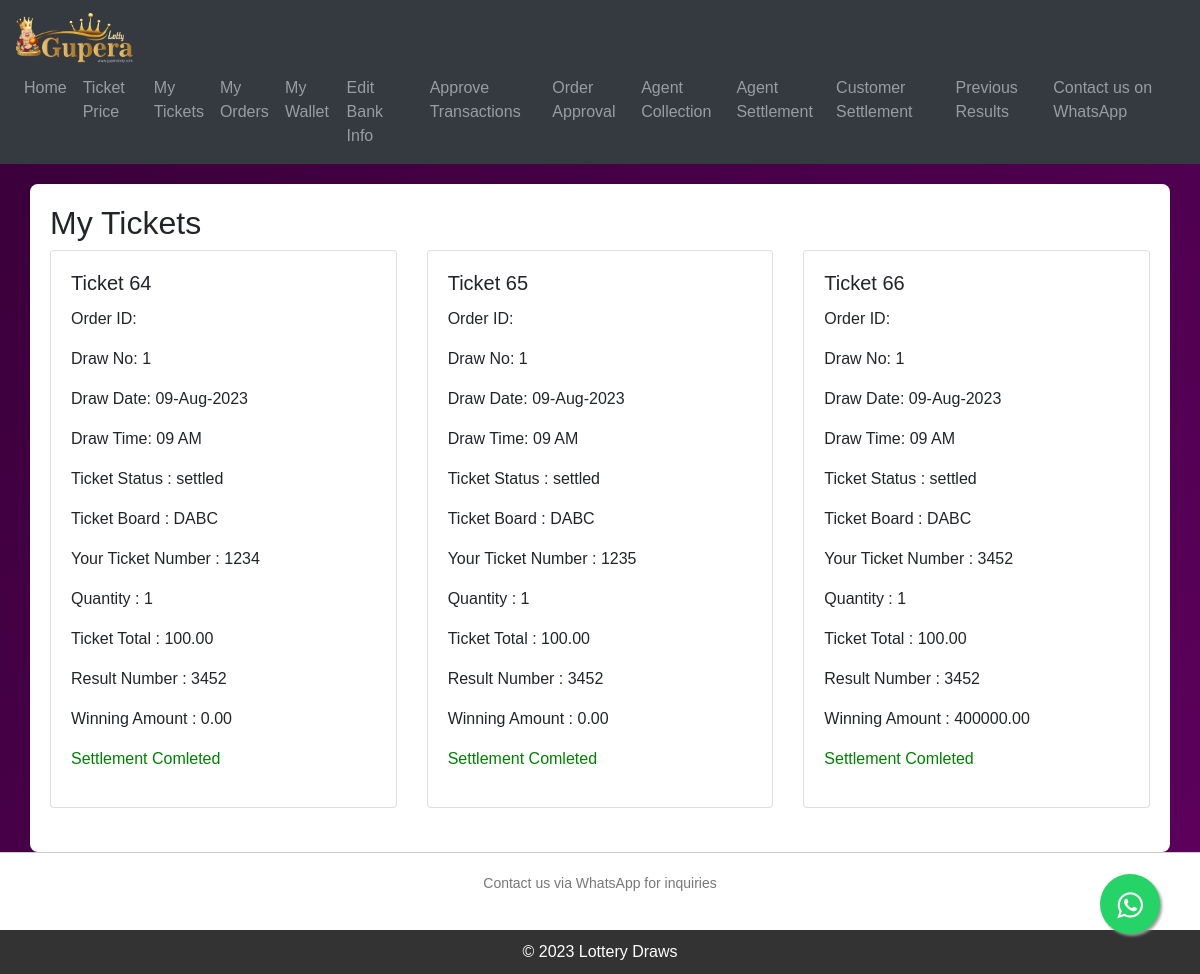
Page /view-tickets/ (signed in) on the earlier database version.
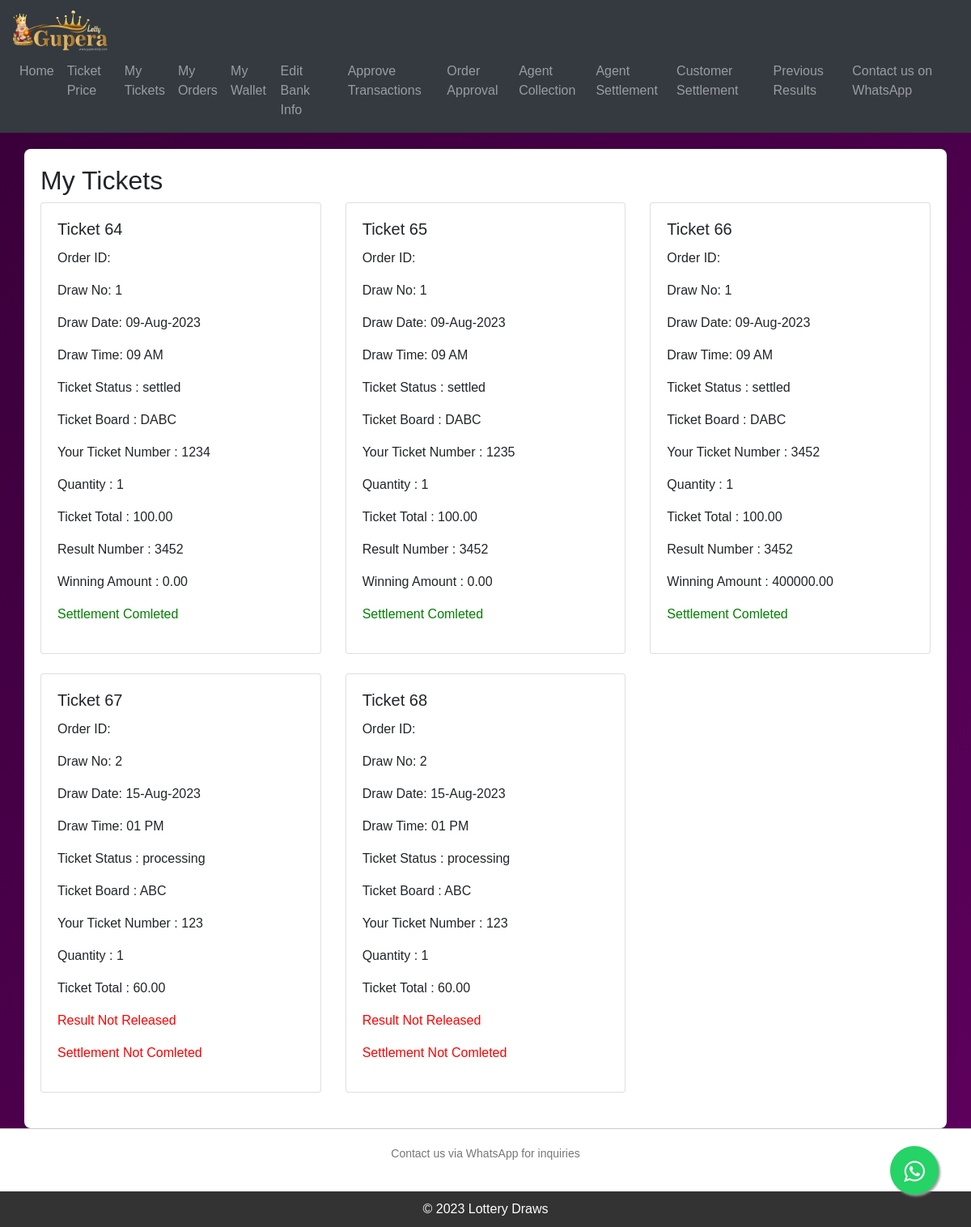
Same page on the later database version.
### KuberaApp/models.py (models this page shows, shortened)
class Ticket(models.Model):
    agent = models.ForeignKey(User, on_delete=models.CASCADE,blank=True,null=True)
    draw = models.ForeignKey(Draw, on_delete=models.CASCADE,blank=True,null=True)
    order = models.ForeignKey('Order', on_delete=models.CASCADE,blank=True,null=True)
    ticket_uuid = models.UUIDField(default=uuid.uuid4, editable=False, unique=True)
    board = models.ForeignKey(TicketPrice, on_delete=models.CASCADE,blank=True,null=True)
    choosen_number = models.PositiveIntegerField()
    quantity = models.PositiveIntegerField(default=1)
    customer = models.ForeignKey(User, on_delete=models.CASCADE, related_name='tickets_bought',blank=True,null=True)
    total_price = models.DecimalField(max_digits=10, decimal_places=2)
    winner = models.BooleanField(default=False)
    settled = models.BooleanField(default=False)
    cancelled = models.BooleanField(default=False)
    winning_amount = models.DecimalField(default=0.00,max_digits=10, decimal_places=2)
    winning_board = models.CharField(max_length=255,blank=True,null=True)

class Draw(models.Model):
    draw_uuid          = models.UUIDField(default=uuid.uuid4, editable=False, unique=True)
    draw_date          = models.DateField()
    draw_time          = models.TimeField()
    result_number      = models.PositiveIntegerField(default=0)
    released           = models.BooleanField(default=False)
    winning_percentage = models.DecimalField(max_digits=5, decimal_places=2,blank=True,null=True)
    loot_amount        = models.DecimalField(max_digits=10, decimal_places=2,blank=True,null=True)
    is_active          = models.BooleanField(default=False)
    result_generated   = models.BooleanField(default=False)
    orders_accepted   = models.BooleanField(default=False)

class  Order(models.Model):
    agent = models.ForeignKey(User, on_delete=models.CASCADE,blank=True,null=True)
    draw = models.ForeignKey(Draw, on_delete=models.CASCADE,blank=True,null=True)
    customer       = models.ForeignKey(User, on_delete=models.CASCADE, related_name='customer_ticket',blank=True,null=True)
    upi_transaction_reference_id = models.CharField(max_length=50,blank=True,null=True)
    payment_upi_id = models.CharField(max_length=200,blank=True,null=True)
    order_uuid     = models.UUIDField(default=uuid.uuid4, editable=False, unique=True)
    order_status   = models.CharField(choices=ORDER_STATUS,default="processing",max_length=30)
    order_total    = models.DecimalField(max_digits=10,decimal_places=2,default=0.00)
    order_date     = models.DateField(default=timezone.now)
    winning_amount = models.DecimalField(max_digits=10,decimal_places=2,default=0.00)

class TicketPrice(models.Model):
    ticket_name = models.CharField(max_length=50, unique=True)
    ticket_value = models.DecimalField(max_digits=10, decimal_places=2)
    commision = models.DecimalField(default=0.00,max_digits=10, decimal_places=2)
    price_after_commision = models.DecimalField(default=0.00,max_digits=10, decimal_places=2)
    def __str__(self):
        return self.ticket_name

### KuberaApp/views.py (the view)
# urls.py: path('view-tickets/', views.view_tickets, name='view_tickets'),
@login_required(login_url='login')
def view_tickets(request):
    user = request.user
    tickets = Ticket.objects.filter(customer=user)
    context = {'tickets': tickets}
    return render(request, 'kuberaapp/mytickets.html', context)

### KuberaApp/context_processor.py (called while the page is built)
def website_info_context(request):
    try:
        website_info = WebsiteInfo.objects.first()  # Retrieve the first WebsiteInfo object
    except WebsiteInfo.DoesNotExist:
        website_info = None
    context = {
        'website_info': website_info
    }
    return context

### templates/kuberaapp/mytickets.html
{% extends 'base.html' %}
{% block content %}
<div class="container">
    <h2>My Tickets</h2>
    <div class="row">
        {% for ticket in tickets %}
        <div class="col-md-4">
            <div class="card mb-4">
                <div class="card-body">
                    <h5 class="card-title">Ticket {{ ticket.pk }}</h5>
                    <p class="card-text">Order ID: {{ ticket.order.order_id }}</p>
                    <p class="card-text">Draw No: {{ ticket.draw.pk }}</p>
                    <p class="card-text">Draw Date: {{ ticket.draw.draw_date|date:"d-M-Y" }}</p>
                    <p class="card-text">Draw Time: {{ ticket.draw.draw_time|time:"h A" }}</p>
                    <p class="card-text">Ticket Status  : {{ ticket.order.order_status }}</p>
                    <p class="card-text">Ticket Board  : {{ ticket.board }}</p>
                    <p class="card-text">Your Ticket Number   : {{ ticket.choosen_number }}</p>
                    <p class="card-text">Quantity   : {{ ticket.quantity }}</p>
                    <p class="card-text">Ticket Total  : {{ ticket.total_price }}</p>
                    {% if ticket.draw.result_generated %}
                    <p class="card-text">Result Number  : {{ ticket.draw.result_number }}</p>
                    <p class="card-text">Winning Amount : {{ ticket.winning_amount }}</p>
                    {% else %}
                        <p style="color:red;">Result Not Released</p>
                    {% endif %}
                    {% if ticket.settled %}
                    <p style="color:green;">Settlement  Comleted</p>
                    {% else %}
                    <p style="color:red;">Settlement Not Comleted</p>
                    {% endif %}
                </div>
            </div>
        </div>
        {% endfor %}
    </div>
</div>
{% endblock %}

### templates/base.html (shortened to what this page needs)
{% load static %}
<!DOCTYPE html>
<html>
<head>
    <link rel="stylesheet" href="https://stackpath.bootstrapcdn.com/bootstrap/4.5.2/css/bootstrap.min.css">
    <link rel="stylesheet" href="https://maxcdn.bootstrapcdn.com/font-awesome/4.5.0/css/font-awesome.min.css">
</head>
<body>
    <nav class="navbar navbar-expand-sm navbar-dark bg-dark">
        <div class="" >
            <a class="navbar-brand" href="{% url 'home' %}"><img class="logo" src="{% static 'logo-1.jpg' %}" alt="Logo"></a>
            <div class="collapse navbar-collapse" id="navbarNav" >
                <ul class="navbar-nav ml-auto">
                    <li class="nav-item">
                        <a class="nav-link" href="{% url 'home' %}">Home</a>
                    </li>
                    <li class="nav-item">
                        <a class="nav-link" href="{% url 'ticket_price_list' %}"> Ticket Price</a>
                    </li>
                    <li class="nav-item">
                        <a class="nav-link" href="{% url 'view_tickets' %}">My Tickets</a>
                    </li>
                    <li class="nav-item">
                        <a class="nav-link" href="{% url 'view_orders' %}">My Orders</a>
                    </li>
                    <li class="nav-item">
                        <a class="nav-link" href="{% url 'wallet' %}">My Wallet</a>
                    </li>
                    <li class="nav-item">
                        <a class="nav-link" href="{% url 'edit_bank_info' %}">Edit Bank Info</a>
                    </li>
                    {% if user.is_staff %}
                    <li class="nav-item">
                        <a class="nav-link" href="{% url 'transaction_history' %}">Approve Transactions</a>
                    </li>
                    <li class="nav-item">
                        <a class="nav-link" href="{% url 'order_approval_list' %}">Order Approval</a>
                    </li>
                    <li class="nav-item">
                        <a class="nav-link" href="{% url 'search_agent' %}">Agent Collection</a>
                    </li>
                    <li class="nav-item">
                        <a class="nav-link" href="{% url 'agent_list' %}">Agent Settlement</a>
                    </li>
                    <li class="nav-item">
                        <a class="nav-link" href="{% url 'customer_settlements' %}">Customer Settlement</a>
                    </li>
                    {% endif %}
                    <li class="nav-item">
                        <a class="nav-link" href="{% url 'draws_list' %}">Previous Results</a>
                    </li>
                    <li class="nav-item">
                        <a class="nav-link" href="https://api.whatsapp.com/send?phone=3197010240285" >Contact us on WhatsApp</a>
                    </li>
                </ul>
            </div>
        </div>
    </nav>
    {% block content %}
    {% endblock %}
    <div class="contact-us">
        <p>Contact us via WhatsApp for inquiries</p>
    </div>
    <div class="footer">
        &copy; 2023 Lottery Draws
    </div>
    <a href="https://api.whatsapp.com/send?phone={{ website_info.whatsapp_number }}&text=Hi, How to book my Tickets?" class="float" target="_blank">
        <i class="fa fa-whatsapp my-float"></i>
        </a>
</body>
</html>

### templates/base.html (style rules this page uses)
body { margin: 0; padding: 0; background: linear-gradient(135deg, #380038, #5e005e); font-family: Arial, sans-serif; }
.container { margin-top: 20px; padding: 20px; background-color: #fff; border-radius: 8px; box-shadow: 0px 0px 10px rgba(0, 0, 0, 0.1); }
.logo { height: 50px; }
.footer { background-color: #333; color: #fff; text-align: center; padding: 10px 0; }
.contact-us { background-color: #fff; padding: 20px; border-top: 1px solid #ccc; display: flex; align-items: center; justify-content: center; font-size: 14px; color: #777; }
.float { position:fixed; width:60px; height:60px; bottom:40px; right:40px; background-color:#25d366; color:#FFF; border-radius:50px; text-align:center; font-size:30px; box-shadow: 2px 2px 3px #999; z-index:100; }
.my-float { margin-top:16px; }

Differences in the rows shown:
added Ticket: pk "67", draw.pk "2", draw.draw_date "15-Aug-2023", draw.draw_time "01 PM", order.order_status "processing", board "ABC", choosen_number "123", quantity "1", total_price "60.00", shows "Result Not Released", settled "Settlement Not Comleted"
added Ticket: pk "68", draw.pk "2", draw.draw_date "15-Aug-2023", draw.draw_time "01 PM", order.order_status "processing", board "ABC", choosen_number "123", quantity "1", total_price "60.00", shows "Result Not Released", settled "Settlement Not Comleted"
